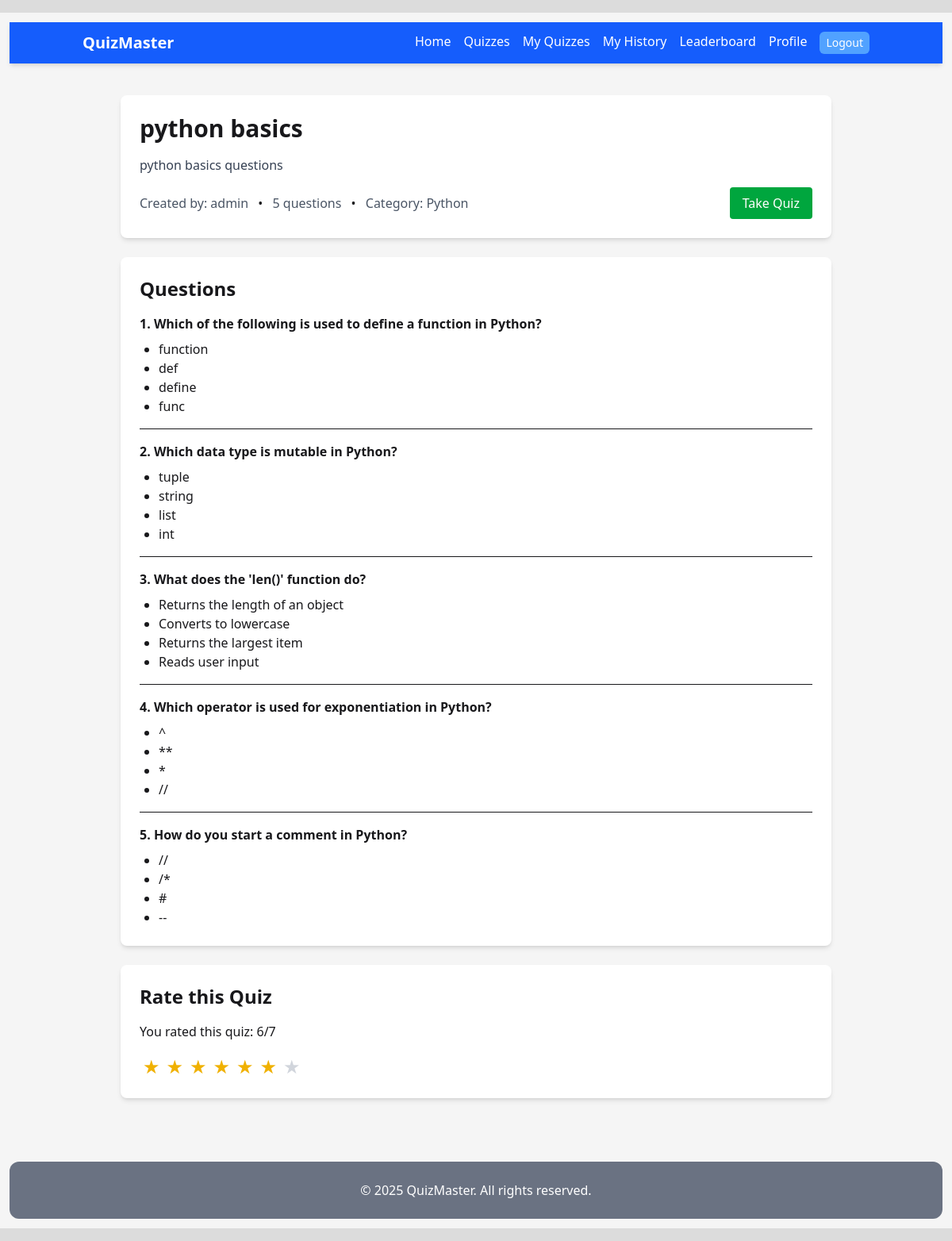
Page /quizzes/quiz/1/ (signed in) on the committed database.
### quiz/models.py (models this page shows, shortened)
class Quiz(models.Model):
    title = models.CharField(max_length=200)
    description = models.TextField(blank=True)
    category = models.ForeignKey(Category, on_delete=models.SET_NULL, null=True, related_name='quizzes')
    created_by = models.ForeignKey(User, on_delete=models.CASCADE, related_name='quizzes')
    created_at = models.DateTimeField(auto_now_add=True)
    updated_at = models.DateTimeField(auto_now=True)
    is_active = models.BooleanField(default=True)
    time_limit = models.PositiveIntegerField(help_text="Time limit in minutes", null=True, blank=True)
    max_questions = models.PositiveIntegerField(default=50)
    min_questions = models.PositiveIntegerField(default=5)
    class Meta:
        ordering = ['-created_at']

class Category(models.Model):
    name = models.CharField(max_length=100, unique=True)
    description = models.TextField(blank=True)

class Question(models.Model):
    quiz = models.ForeignKey(Quiz, on_delete=models.CASCADE, related_name='questions')
    text = models.TextField()
    order = models.PositiveIntegerField(default=0)
    points = models.PositiveIntegerField(default=1)
    class Meta:
        ordering = ['order']

class Option(models.Model):
    question = models.ForeignKey(Question, on_delete=models.CASCADE, related_name='options')
    text = models.CharField(max_length=200)
    is_correct = models.BooleanField(default=False)

### users/models.py (models this page shows, shortened)
class CustomUser(AbstractUser):
    phone_regex = RegexValidator(regex=r'^\+?1?\d{3,15}$', message="Phone number must be entered in the format: '+999999999'. Up to 15 digits allowed.") # min 3 digit
    USER_TYPES = (("admin", "Admin"), ("user", "End User"))
    user_type = models.CharField(max_length=10, choices= USER_TYPES, default="user")
    phone_number = models.CharField(validators=[phone_regex], max_length=17, blank=True, null=True)
    bio = models.TextField(null=True, blank=True)
    is_email_verified = models.BooleanField(default=False) # ---
    email_verification_token = models.UUIDField(default=uuid4, editable=False) # ---
    created_at = models.DateTimeField(auto_now_add=True)
    updated_at = models.DateTimeField(auto_now=True)

### quiz/views.py (the view)
# urls.py: path('quiz/<int:pk>/', views.QuizDetailView.as_view(), name='quiz-detail'),
class QuizDetailView(DetailView):
    model = Quiz
    template_name = 'quiz/quiz_detail.html'
    context_object_name = 'quiz'
    def get_queryset(self):
        return Quiz.objects.filter(is_active=True)
    def get_context_data(self, **kwargs):
        context = super().get_context_data(**kwargs)
        if self.request.user.is_authenticated:
            user_rating = Rating.objects.filter(quiz=self.object, user=self.request.user).first()
            context['user_rating'] = user_rating.score if user_rating else None
            context['rating_form'] = RatingForm(initial={'score': user_rating.score} if user_rating else None)
        return context

### quiz/templates/quiz/quiz_detail.html (shortened to what this page needs)
{% extends "base.html" %}
{% block content %}
<div class="max-w-4xl mx-auto">
    <div class="bg-white rounded-lg shadow-md p-6 mb-6">
        <h1 class="text-3xl font-bold mb-4">{{ quiz.title }}</h1>
        <p class="text-gray-700 mb-4">{{ quiz.description }}</p>
        <div class="flex justify-between items-center">
            <div>
                <span class="text-gray-600">Created by: {{ quiz.created_by.username }}</span>
                <span class="mx-2">•</span>
                <span class="text-gray-600">{{ quiz.questions.count }} questions</span>
                {% if quiz.category %}
                    <span class="mx-2">•</span>
                    <span class="text-gray-600">Category: {{ quiz.category.name }}</span>
                {% endif %}
            </div>
            <div class="flex space-x-2">
                <a href="{% url 'quiz-take' quiz.pk %}" class="bg-green-600 text-white px-4 py-2 rounded hover:bg-green-700">Take Quiz</a>
            </div>
        </div>
    </div>
    <div class="bg-white rounded-lg shadow-md p-6">
        <h2 class="text-2xl font-bold mb-4">Questions</h2>
        {% if quiz.questions.all %}
            <div class="space-y-4">
                {% for question in quiz.questions.all %}
                    <div class="border-b pb-4 last:border-0 last:pb-0">
                        <h3 class="font-semibold">{{ question.order }}. {{ question.text }}</h3>
                        <div class="mt-2 ml-6">
                            <ul class="list-disc">
                                {% for option in question.options.all %}
                                    <li>{{ option.text }}</li>
                                {% endfor %}
                            </ul>
                        </div>
                    </div>
                {% endfor %}
            </div>
        {% endif %}
    </div>
    {% if user.is_authenticated %}
        <div class="bg-white rounded-lg shadow-md p-6 mt-6">
            <h2 class="text-2xl font-bold mb-4">Rate this Quiz</h2>
            {% if user_rating %}
                <p class="mb-4">You rated this quiz: {{ user_rating }}/7</p>
            {% endif %}
            <form method="post" action="{% url 'rate-quiz' quiz.pk %}">
                <div class="flex items-center">
                    {% for i in "1234567" %}
                        <button type="submit" name="score" value="{{ i }}" class="text-2xl mx-1 focus:outline-none {% if user_rating and user_rating >= i|add:0 %}text-yellow-500{% else %}text-gray-300{% endif %} hover:text-yellow-500">
                            ★
                        </button>
                    {% endfor %}
                </div>
            </form>
        </div>
    {% endif %}
</div>
{% endblock %}

### static/css/style.css (style rules this page uses)
body { background-color:whitesmoke; }

### rows in the picture
Quiz: title "python basics", description "python basics questions", created_by.username "admin", questions.count "5", category.name "Python"
Question: order "1", text "Which of the following is used to define a function in Python?"
Option: text "function"
Option: text "def"
Option: text "define"
Option: text "func"
Question: order "2", text "Which data type is mutable in Python?"
Option: text "tuple"
Option: text "string"
Option: text "list"
Option: text "int"
Question: order "3", text "What does the 'len()' function do?"
Option: text "Returns the length of an object"
Option: text "Converts to lowercase"
Option: text "Returns the largest item"
Option: text "Reads user input"
Question: order "4", text "Which operator is used for exponentiation in Python?"
Option: text "^"
Option: text "**"
Option: text "*"
Option: text "//"
Question: order "5", text "How do you start a comment in Python?"
Option: text "//"
Option: text "/*"
Option: text "#"
Option: text "--"

### other values in the picture
{{ user_rating }} "6"
